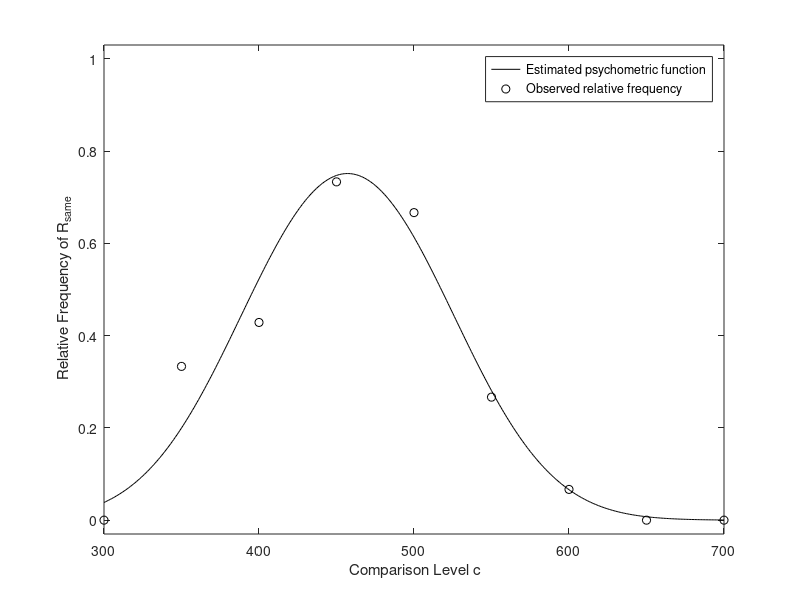

Recreate this plot in MATLAB.
%%estimates the parameters gamma, eta, sigma of the same-different model 
%%(cf. Schneider & Komlos, 2008).
%% also provides PSE and DL, as well as SEs and CIs for all parameters 

%%Input 
c=[300 350 400 450 500 550 600 650 700];  %comparison duration
ns=[0 5 6 11 8 4 1 0 0]; %number of Rsame responses
nd=[15 10 8 4 4 11 14 15 14]; %number of Rdiffernt responses
s=500; %standard duration

%% Estimate gamma, eta, sigma
f = @(y) -sum(ns.*log(  normcdf( y(1), c-s-y(2), y(3)) ...
                      - normcdf(-y(1), c-s-y(2), y(3))))...
         -sum(nd.*log(1-normcdf( y(1), c-s-y(2), y(3)) ...
                      + normcdf(-y(1), c-s-y(2), y(3))));
[xmin,value,flag,output]=fminsearch(f,[0.1*s,0,0.1*s]);

%% Fisher Information, Standard errors, Estimates and CIs
g=xmin(1);e=xmin(2);d=xmin(3); h=0.0001;
I(1,1)= -(f([g+h,e,d])-2*f([g,e,d])+f([g-h,e,d]))/h^2;
I(2,2)= -(f([g,e+h,d])-2*f([g,e,d])+f([g,e-h,d]))/h^2;
I(3,3)= -(f([g,e,d+h])-2*f([g,e,d])+f([g,e,d-h]))/h^2;
I(1,2)= -(f([g+h,e+h,d])+f([g-h,e-h,d])-f([g-h,e+h,d])-f([g+h,e-h,d]))/(4*h^2);
I(1,3)= -(f([g+h,e,d+h])+f([g-h,e,d-h])-f([g-h,e,d+h])-f([g+h,e,d-h]))/(4*h^2);
I(2,3)= -(f([g,e+h,d+h])+f([g,e-h,d-h])-f([g,e-h,d+h])-f([g,e+h,d-h]))/(4*h^2);
I(2,1)= I(1,2); I(3,1) = I(1,3); I(3,2) = I(2,3);  I = abs(inv(I));

r12 = I(1,2)/sqrt(I(1,1)*I(2,2));
r13 = I(1,3)/sqrt(I(1,1)*I(3,3));
r23 = I(2,3)/sqrt(I(2,2)*I(3,3));
[r12 r13 r23] %Estimated correlations among estimates

SE_gamma=sqrt(I(1,1));
SE_eta=sqrt(I(2,2));
SE_sigma=sqrt(I(3,3));
SE_PSE=SE_eta;
SE_DL=SE_sigma*norminv(0.75);

gamma=g; eta=e; sigma=d; PSE=s+e; DL=norminv(0.75)*sigma;
gamma_eta_sigma_PSE_DL = [gamma eta sigma PSE DL; SE_gamma SE_eta SE_sigma SE_PSE SE_DL]
conf95_gamma = [gamma-1.96*SE_gamma, gamma+1.96*SE_gamma]
conf95_eta = [eta-1.96*SE_eta, eta+1.96*SE_eta]
conf95_sigma = [sigma-1.96*SE_sigma, sigma+1.96*SE_sigma]
conf95_PSE = [PSE-1.96*SE_eta, PSE+1.96*SE_eta]
conf95_DL =  [DL-1.96*SE_DL, DL+1.96*SE_DL]

%% True and Estimated function
psyest = @(x) normcdf( xmin(1), x-s-xmin(2), xmin(3)) ...
            - normcdf(-xmin(1), x-s-xmin(2), xmin(3));

x=min(c):max(c);
F=psyest(x); n=ns+nd;
plot(x,F,'black-',c,ns./n,'blacko')
xlabel(' Comparison Level c')
ylabel(' Relative Frequency of R_{same}')
ylim([-0.03 1.03])
legend('Estimated psychometric function',...
       'Observed relative frequency','Location','NorthEast')
